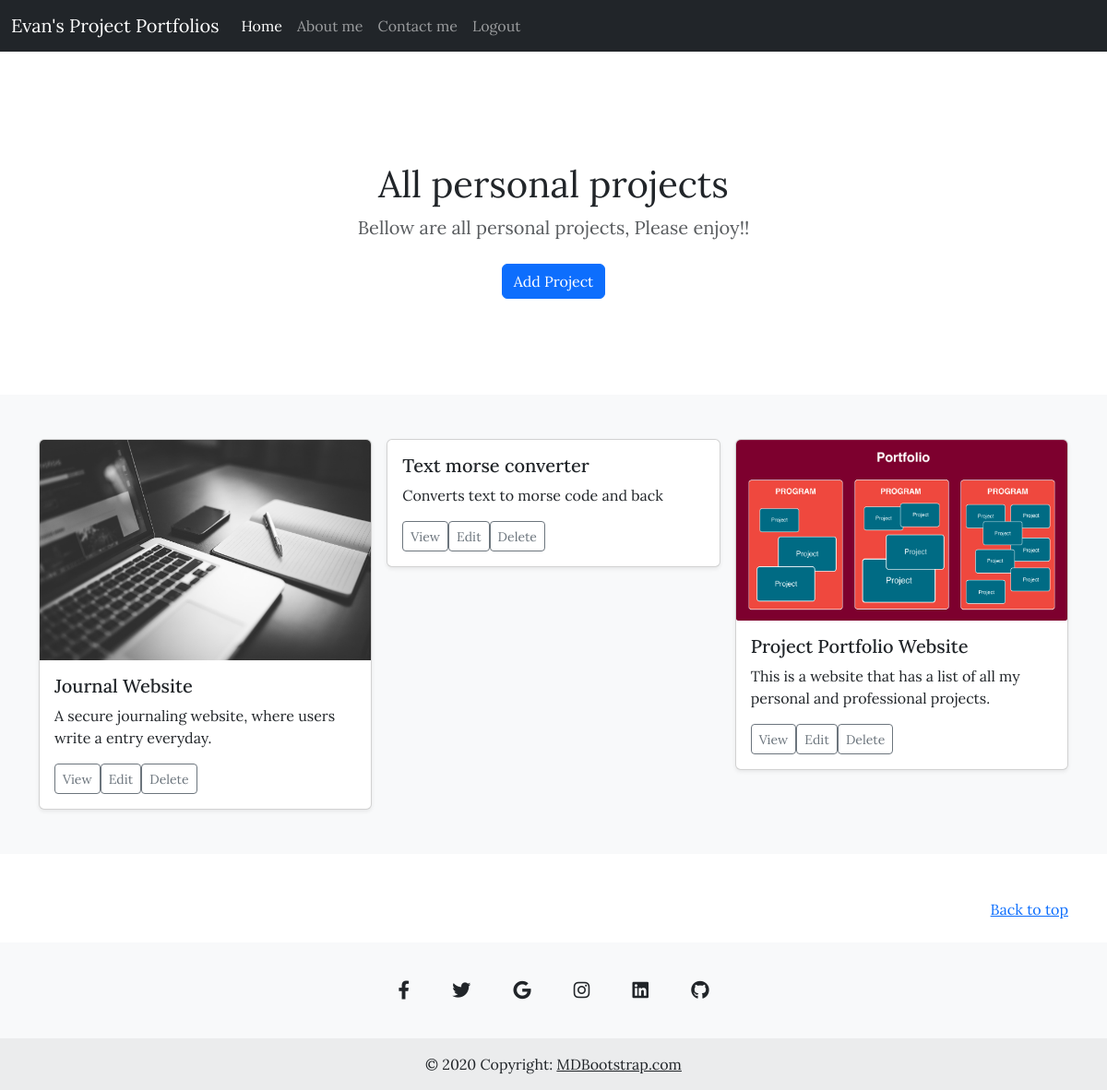
Screenshot of /projects (signed in) with the database file from the repository.
### application/home/models.py (models this page shows)
class Projects(db.Model):
    id:Mapped[int] = mapped_column(Integer, primary_key= True)
    project_name:Mapped[str] = mapped_column(String(120), nullable= False)
    image:Mapped[str] = mapped_column(String(120), nullable= False)
    url:Mapped[str] = mapped_column(String(120), nullable= False)
    description:Mapped[str] = mapped_column(String(120), nullable= False)

### application/projects/routes.py (the view)
@projects_bp.route('/projects', methods = ['GET', 'POST'])
def projects():
    data = db.session.execute(db.select(Projects).order_by(Projects.id)).scalars().all()
    return render_template('projects.html', project_data = data)

### application/extensions.py (called while the page is built)
@login_manager.user_loader
def load_user(user_id):
    return db.get_or_404(Users, user_id)

### application/projects/templates/projects.html (shortened to what this page needs)
{% extends 'base.html' %}
{% block content %}
<main>
    <section class="py-5 text-center container">
        <div class="row py-lg-5">
            <div class="col-lg-6 col-md-8 mx-auto"><h1 class="fw-light"><font dir="auto"
                                                                              style="vertical-align: inherit;"><font
                    dir="auto" style="vertical-align: inherit;">All personal projects</font></font></h1>
                <p class="lead text-body-secondary"><font dir="auto" style="vertical-align: inherit;"><font dir="auto" style="vertical-align: inherit;">Bellow are all personal projects, Please enjoy!!
                    </font></font></p>
                {% if current_user.is_authenticated %}
                <a href="{{url_for('projects_bp.add_project')}}" class="btn btn-primary my-2">Add Project</a>
                {% endif %}
        </div>
    </section>
    <div class="album py-5 bg-body-tertiary">
        <div class="container">
            <div class="row row-cols-1 row-cols-sm-2 row-cols-md-3 g-3">
                {% for project in project_data %}
                <div class="col">
                    <div class="card shadow-sm">
                        <img src="{{ url_for('projects_bp.static', filename='images/'+project.image) }}" class = 'card-img-top' alt="">
                        <div class="card-body">
                            <h5 class="card-title">{{ project.project_name }}</h5>
                            <p class="card-text"><font dir="auto"
                                                                          style="vertical-align: inherit;"><font
                                dir="auto" style="vertical-align: inherit;">{{project.description}}</font></font></p>
                            <div class="d-flex justify-content-between align-items-center">
                                <div class="btn-group">
                                    <a href="{{ project.url }}"><button type="button" class="btn btn-sm btn-outline-secondary"
                                            fdprocessedid="xo3b4r"><font dir="auto"
                                                                         style="vertical-align: inherit;"><font
                                            dir="auto" style="vertical-align: inherit;">View</font></font></button></a>
{% if current_user.is_authenticated and current_user.id == 1  %}
                                    <a href="{{ url_for('projects_bp.edit_project', project_id = project.id) }}"><button type="button" class="btn btn-sm btn-outline-secondary"
                                            fdprocessedid="gw8u6"><font dir="auto"
                                                                        style="vertical-align: inherit;"><font
                                            dir="auto" style="vertical-align: inherit;">Edit</font></font></button></a>
                                    <a href="{{ url_for('projects_bp.delete_project', project_id = project.id) }}"><button type="button" class="btn btn-sm btn-outline-secondary"
                                            fdprocessedid="gw8u6"><font dir="auto"
                                                                        style="vertical-align: inherit;"><font
                                            dir="auto" style="vertical-align: inherit;">Delete</font></font></button></a>
                                    {% endif %}
                                </div>
                            </div>
                        </div>
                    </div>
                </div>
                {% else %}
                <li>No projects as yet</li>
                {% endfor %}
            </div>
        </div>
    </div>
</main>
<footer class="text-body-secondary py-5">
    <div class="container"><p class="float-end mb-1"><a href="#"><font dir="auto" style="vertical-align: inherit;"><font
            dir="auto" style="vertical-align: inherit;">Back to top</font></font></a></p>
    </div>
</footer>
{% endblock %}

### application/home/static/css/home.css (style rules this page uses)
* { font-family: "Lora", serif; }

### rows the page displays
Projects: image (picture), project_name "Journal Website", description "A secure journaling website, where users write a entry everyday."
Projects: project_name "Text morse converter", description "Converts text to morse code and back"
Projects: image (picture), project_name "Project Portfolio Website", description "This is a website that has a list of all my personal and professional projects."
